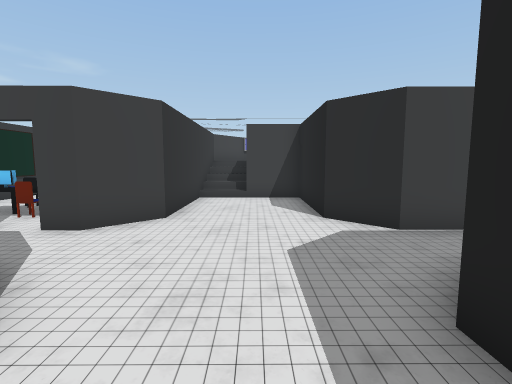
view 1 (above)

23 first-person views from a walk through a 3-D level made in the Unity game engine. The camera is 1.3 m above the floor, tilts 6° down and sees 85° across. The floor is counted in squares, 1 m on a side. Each view is taken from the middle of a square. On the plan, view 1 faces up. The plan holds only what a view shows up to about 13 squares ahead; the rest is blank. The place goes on beyond the plan. The player character is not drawn. Door leaves are left out, so doorways stand open. Some surface patterns are stand-ins.

view 2
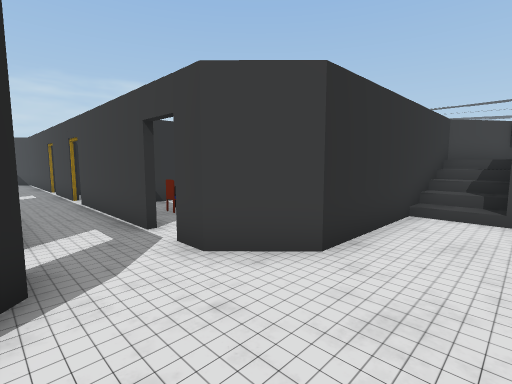

view 3
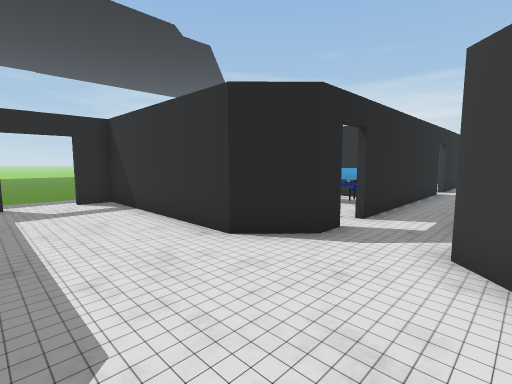

view 4
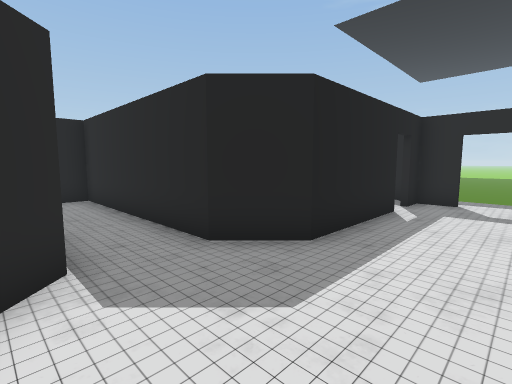

view 5
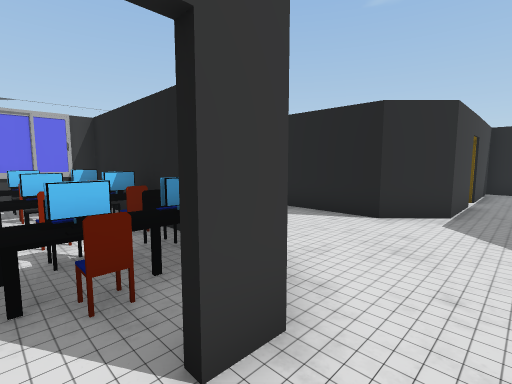

view 6
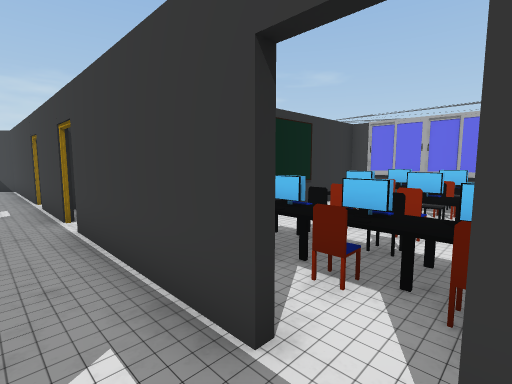

view 7
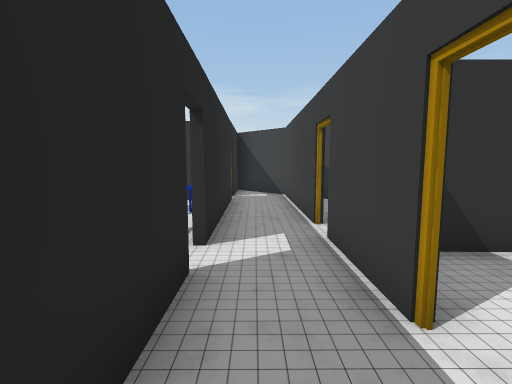

view 8
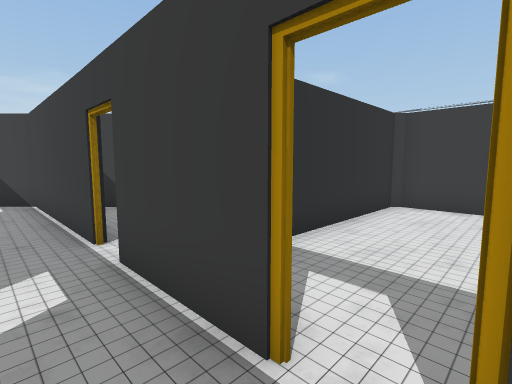

view 9
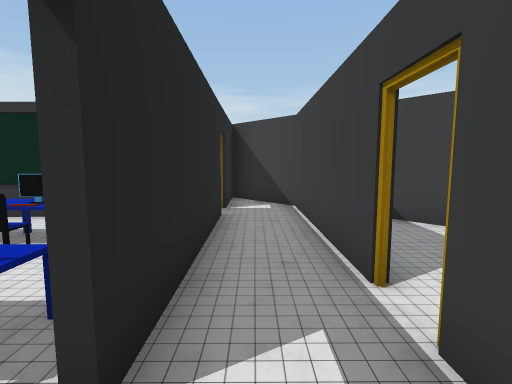

view 10
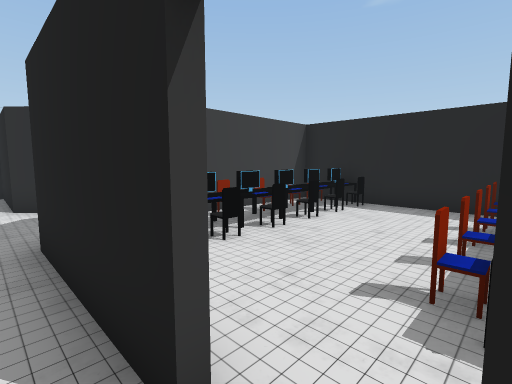

view 11
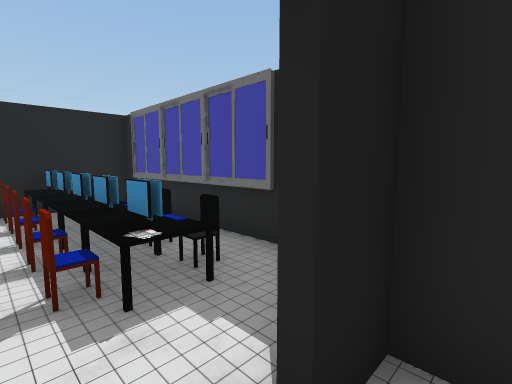

view 12
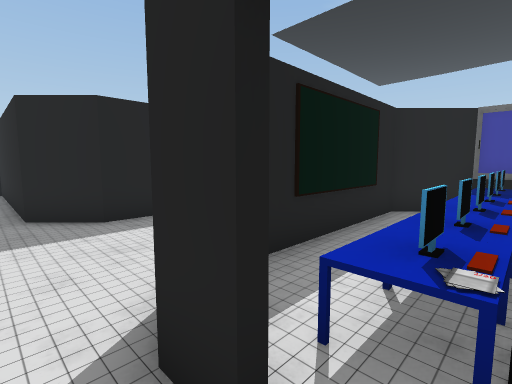

view 13
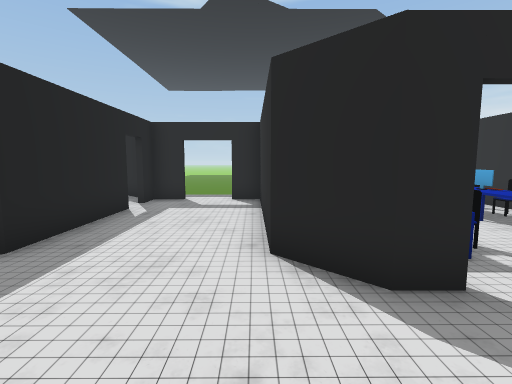

view 14
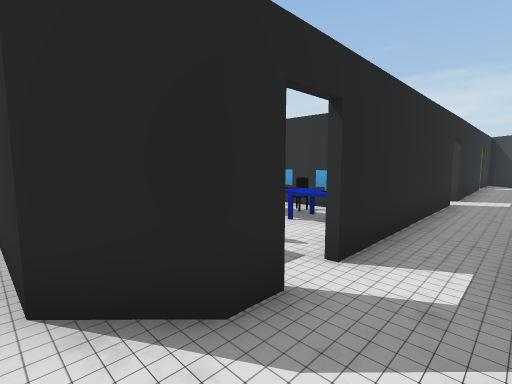

view 15
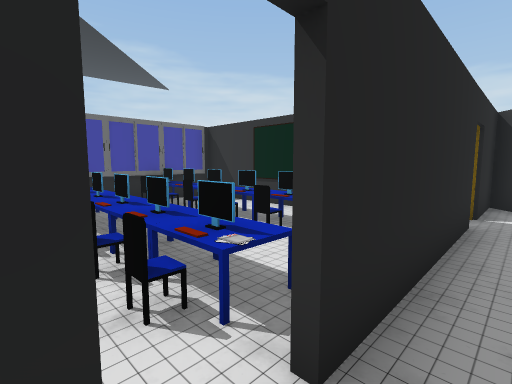

view 16
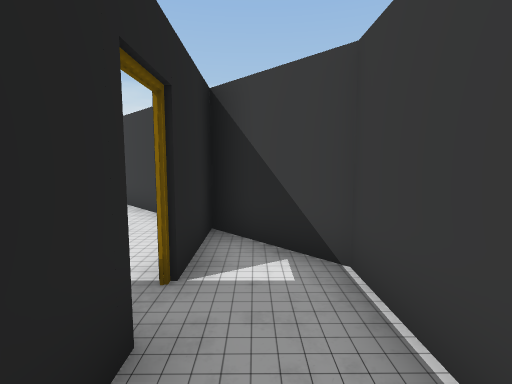

view 17
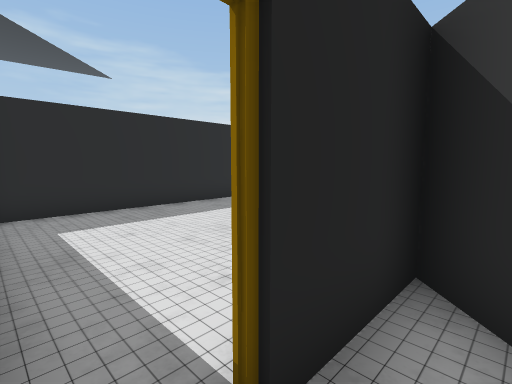

view 18
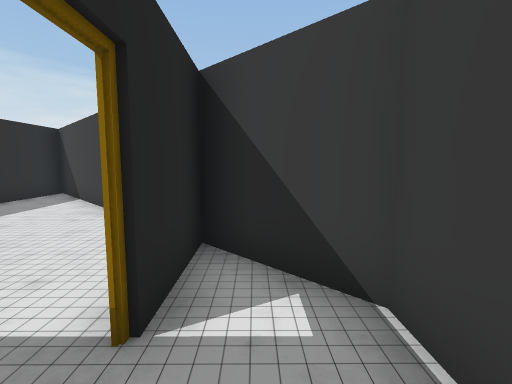

view 19
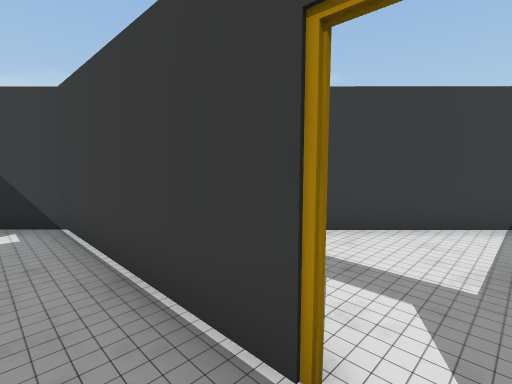

view 20
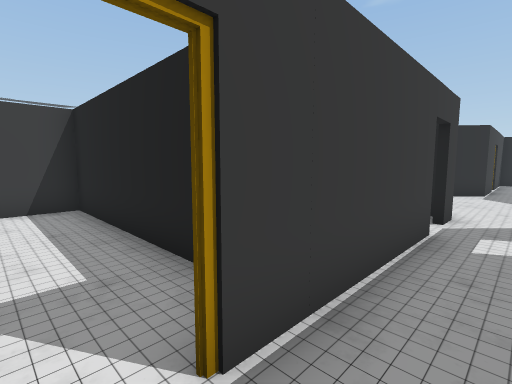

view 21
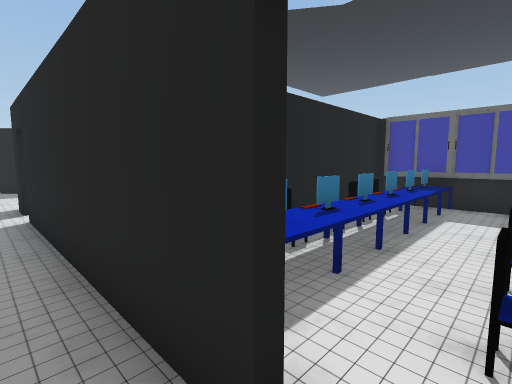

view 22
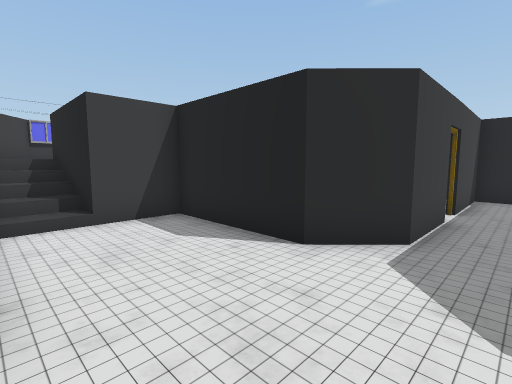

view 23
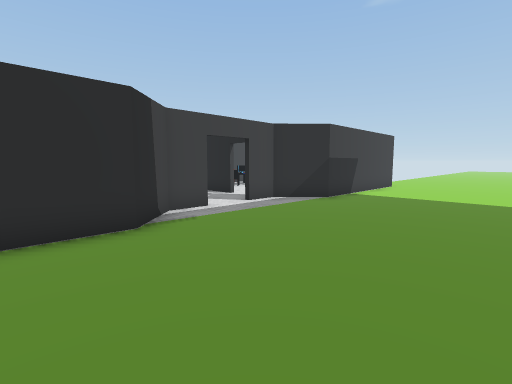

### Floor plan
Ten units are one square. View 1 is at (0, 0); x grows to the right and y downward. Boxes are objects, and circles mark ways between rooms. Rooms are numbered by the first view taken in them; rooms with no view inside come last. Other rooms are left out.
<svg viewBox="-305 -144 408 259">
<path fill="none" stroke="#000" d="M-42 -32 -34 -32 -22 -21 -22 39 -11 39M-53 -53 -102 -53M-21 -105 -21 -65 -33 -53 -43 -53M16 19 16 -21 28 -33 98 -33M-110 -53 -139 -52M52 -54 27 -54 16 -66 15 -104M5 39 16 39 16 29M-123 -32 -52 -32M-148 -52 -204 -52 -224 -32 -198 -32M98 -30 98 -55 62 -54M-189 -32 -132 -32M-128 54 -94 53 -94 4M-45 55 -59 55M-155 54 -144 54M-11 41 -24 41 -35 53M-186 10 -186 54 -174 54M19 41 5 41M70 55 33 55 16 39M-286 30 -298 42M37 53 98 52 98 -30M21 41 31 51M98 -31 53 -31M-241 -15 -286 30M-298 42 -192 41M-92 -13 -92 32M-36 50 -23 38 -24 -12M-23 -87 -23 -139M-21 -139 -88 -139 -89 -96M-91 -70 -91 -128 -129 -128 -130 -58M-142 -113 -192 -64"/>
<rect x="-175" y="35" width="20" height="20" fill="#bbb"><title>other object</title></rect>
<rect x="-175" y="25" width="20" height="10" fill="#bbb"><title>other object</title></rect>
<rect x="-175" y="15" width="20" height="10" fill="#bbb"><title>other object</title></rect>
<rect x="-175" y="-5" width="20" height="20" fill="#bbb"><title>other object</title></rect>
<rect x="-175" y="-15" width="20" height="10" fill="#bbb"><title>other object</title></rect>
<rect x="-175" y="-25" width="20" height="10" fill="#bbb"><title>other object</title></rect>
<rect x="-145" y="25" width="20" height="10" fill="#bbb"><title>other object</title></rect>
<rect x="-145" y="15" width="20" height="10" fill="#bbb"><title>other object</title></rect>
<rect x="-145" y="-5" width="20" height="20" fill="#bbb"><title>other object</title></rect>
<rect x="-145" y="-15" width="20" height="10" fill="#bbb"><title>other object</title></rect>
<rect x="-145" y="-25" width="20" height="10" fill="#bbb"><title>other object</title></rect>
<rect x="-115" y="35" width="20" height="20" fill="#bbb"><title>other object</title></rect>
<rect x="-115" y="15" width="20" height="20" fill="#bbb"><title>other object</title></rect>
<rect x="-115" y="-5" width="20" height="20" fill="#bbb"><title>other object</title></rect>
<rect x="-115" y="-25" width="20" height="20" fill="#bbb"><title>other object</title></rect>
<rect x="-105" y="25" width="10" height="10" fill="#bbb"><title>other object</title></rect>
<rect x="-105" y="-15" width="10" height="20" fill="#bbb"><title>other object</title></rect>
<rect x="25" y="25" width="20" height="20" fill="#bbb"><title>computer</title></rect>
<rect x="25" y="-25" width="20" height="20" fill="#bbb"><title>computer</title></rect>
<rect x="45" y="25" width="10" height="20" fill="#bbb"><title>computer</title></rect>
<rect x="45" y="-25" width="10" height="20" fill="#bbb"><title>computer</title></rect>
<rect x="55" y="25" width="10" height="20" fill="#bbb"><title>computer</title></rect>
<rect x="55" y="-25" width="10" height="20" fill="#bbb"><title>computer</title></rect>
<rect x="65" y="25" width="20" height="20" fill="#bbb"><title>computer</title></rect>
<rect x="65" y="-25" width="20" height="20" fill="#bbb"><title>computer</title></rect>
<rect x="85" y="25" width="10" height="20" fill="#bbb"><title>computer</title></rect>
<rect x="85" y="-25" width="10" height="20" fill="#bbb"><title>computer</title></rect>
<rect x="-85" y="-5" width="20" height="20" fill="#bbb"><title>other object</title></rect>
<rect x="-85" y="-15" width="20" height="10" fill="#bbb"><title>other object</title></rect>
<rect x="-85" y="-25" width="20" height="10" fill="#bbb"><title>other object</title></rect>
<rect x="-55" y="35" width="20" height="20" fill="#bbb"><title>other object</title></rect>
<rect x="-55" y="25" width="20" height="10" fill="#bbb"><title>other object</title></rect>
<rect x="-55" y="15" width="20" height="10" fill="#bbb"><title>other object</title></rect>
<rect x="-55" y="-5" width="20" height="20" fill="#bbb"><title>other object</title></rect>
<rect x="-55" y="-25" width="20" height="20" fill="#bbb"><title>other object</title></rect>
<rect x="-75" y="-85" width="20" height="20" fill="#bbb"><title>computer</title></rect>
<rect x="-75" y="-105" width="10" height="20" fill="#bbb"><title>computer</title></rect>
<rect x="-75" y="-135" width="10" height="20" fill="#bbb"><title>computer</title></rect>
<rect x="-65" y="-105" width="10" height="10" fill="#bbb"><title>computer</title></rect>
<rect x="-65" y="-135" width="10" height="20" fill="#bbb"><title>computer</title></rect>
<rect x="-55" y="-85" width="10" height="20" fill="#bbb"><title>computer</title></rect>
<rect x="-55" y="-105" width="20" height="10" fill="#bbb"><title>computer</title></rect>
<rect x="-55" y="-135" width="20" height="20" fill="#bbb"><title>computer</title></rect>
<rect x="-45" y="-85" width="20" height="20" fill="#bbb"><title>computer</title></rect>
<rect x="-35" y="-105" width="10" height="20" fill="#bbb"><title>computer</title></rect>
<circle cx="-120" cy="-30" r="3" fill="#2a7"/>
<circle cx="-5" cy="40" r="3" fill="#2a7"/>
<circle cx="20" cy="20" r="3" fill="#2a7"/>
<circle cx="-195" cy="-30" r="3" fill="#2a7"/>
<circle cx="-105" cy="-50" r="3" fill="#2a7"/>
<circle cx="-145" cy="-50" r="3" fill="#2a7"/>
<text x="-30" y="-40">1</text>
<text x="-100" y="110">2</text>
<text x="60" y="10">3</text>
<text x="-230" y="10">4</text>
<text x="-60" y="10">5</text>
<text x="-50" y="-100">6</text>
<text x="-110" y="-90">7</text>
<text x="-150" y="-70">8</text>
</svg>
Room 1 opens to room 2. Room 1 opens to room 3. Room 1 opens to room 4. Room 1 opens to room 7. Room 1 opens to room 8.

Where each view was taken, in squares from view 1:
view 1: 0 up, 0 right, facing up
view 2: 3 up, 0 right, facing up-left
view 3: 6 up, 1 right, facing down-left
view 4: 6 up, 1 left, facing down-right
view 5: 4 up, 5 left, facing up-right
view 6: 4 up, 4 left, facing up-left
view 7: 4 up, 9 left, facing left
view 8: 4 up, 10 left, facing up-left
view 9: 4 up, 12 left, facing left
view 10: 3 down, 1 right, facing up-right
view 11: 2 down, 1 right, facing down-right
view 12: 4 up, 5 left, facing down-right
view 13: 6 up, 2 left, facing down
view 14: 5 up, 2 left, facing down-left
view 15: 4 up, 12 left, facing down-left
view 16: 4 up, 17 left, facing left
view 17: 4 up, 19 left, facing down-left
view 18: 4 up, 18 left, facing left
view 19: 4 up, 14 left, facing up-left
view 20: 4 up, 11 left, facing up-right
view 21: 4 up, 13 left, facing down-right
view 22: 4 up, 2 left, facing up-right
view 23: 11 down, 6 left, facing up-right
